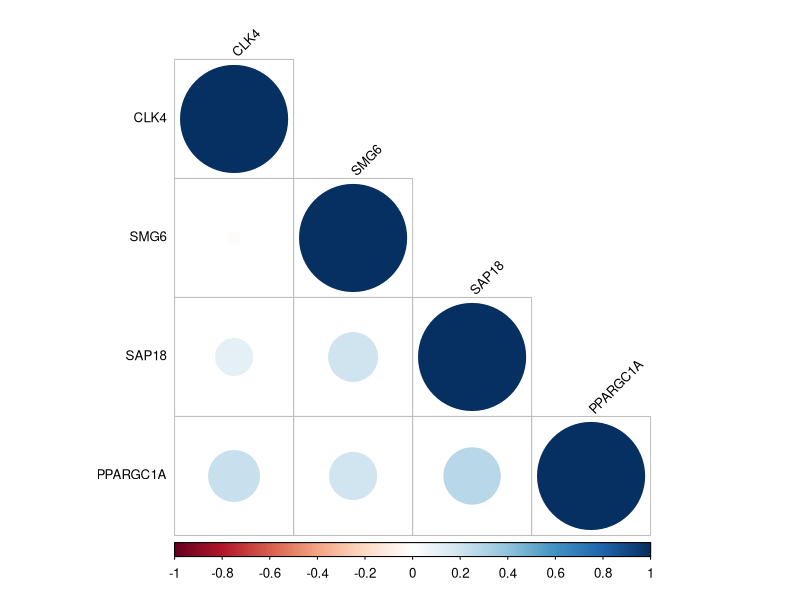
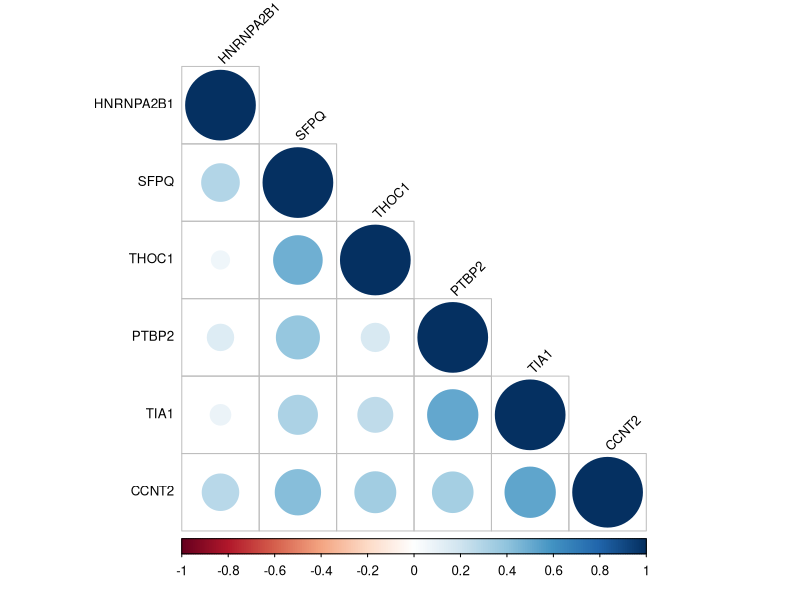
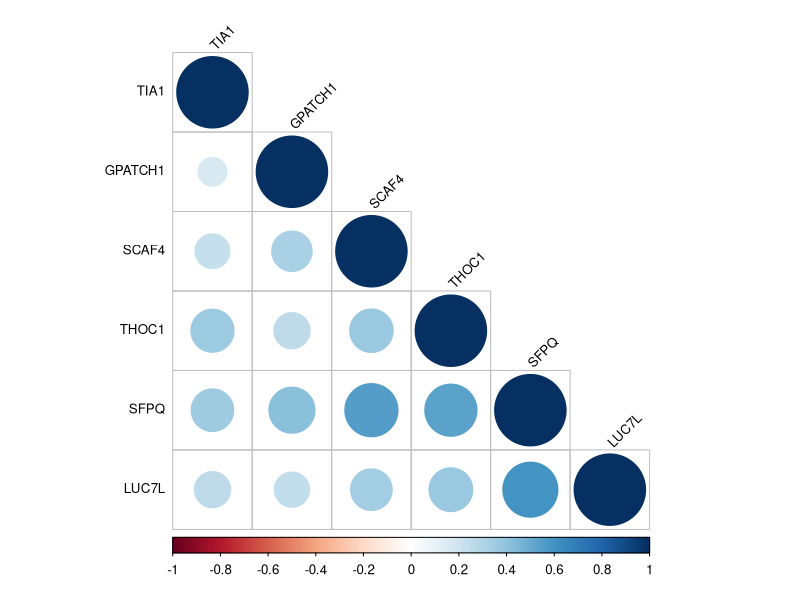
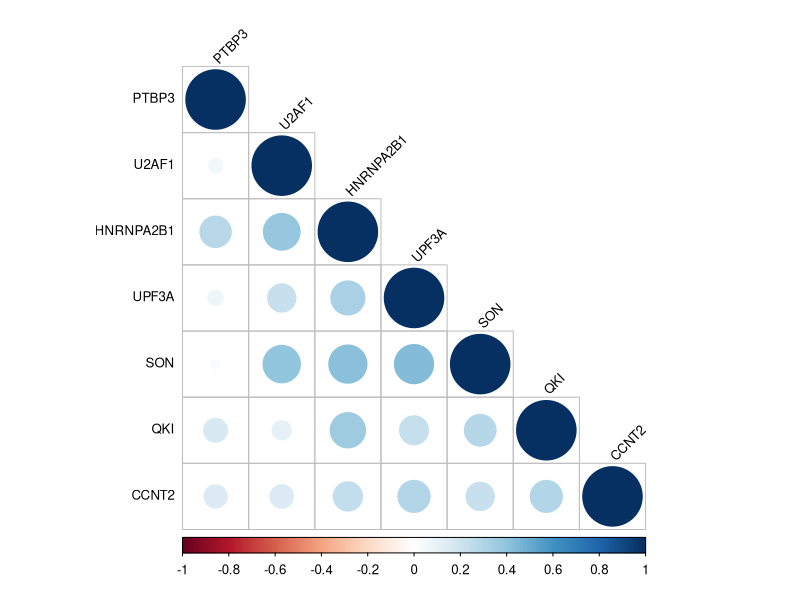

Here is the R script that generated these plots, in order:
library(corrplot)

mes = read.table("MES_GBM_data.txt",header=T,row.names=1)
pro = read.table("PRO_GBM_data.txt",header=T,row.names=1)

group_mes1 = c("SAP18", "CLK4", "SMG6", "PPARGC1A")
mes1 = mes[,as.vector(na.omit(pmatch(group_mes1,colnames(mes))))]
group_mes2 = c("HNRNPA2B1", "PTBP2", "SFPQ", "TIA1", "THOC1", "CCNT2")
mes2 = mes[,as.vector(na.omit(pmatch(group_mes2,colnames(mes))))]

group_pro1 = c("SCAF4", "SFPQ", "TIA1", "THOC1", "GPATCH1", "LUC7L")
pro1 = pro[,as.vector(na.omit(pmatch(group_pro1,colnames(pro))))]
group_pro2 = c("UPF3A", "U2AF1", "SON", "HNRNPA2B1", "PTBP3", "QKI", "CCNT2")
pro2 = pro[,as.vector(na.omit(pmatch(group_pro2,colnames(pro))))]

mes1_cor = cor(mes1,method="spearman")
mes2_cor = cor(mes2,method="spearman")
pro1_cor = cor(pro1,method="spearman")
pro2_cor = cor(pro2,method="spearman")

pdf("plot_MES_GBM_1.pdf")
corrplot(mes1_cor, method = "circle", tl.cex = 0.8, tl.col = "black", order = "hclust", type = "lower",tl.srt = 45)
dev.off()

pdf("plot_MES_GBM_2.pdf")
corrplot(mes2_cor, method = "circle", tl.cex = 0.8, tl.col = "black", order = "hclust", type = "lower",tl.srt = 45)
dev.off()

pdf("plot_PRO_GBM_1.pdf")
corrplot(pro1_cor, method = "circle", tl.cex = 0.8, tl.col = "black", order = "hclust", type = "lower",tl.srt = 45)
dev.off()

pdf("plot_PRO_GBM_2.pdf")
corrplot(pro2_cor, method = "circle", tl.cex = 0.8, tl.col = "black", order = "hclust", type = "lower",tl.srt = 45)
dev.off()
